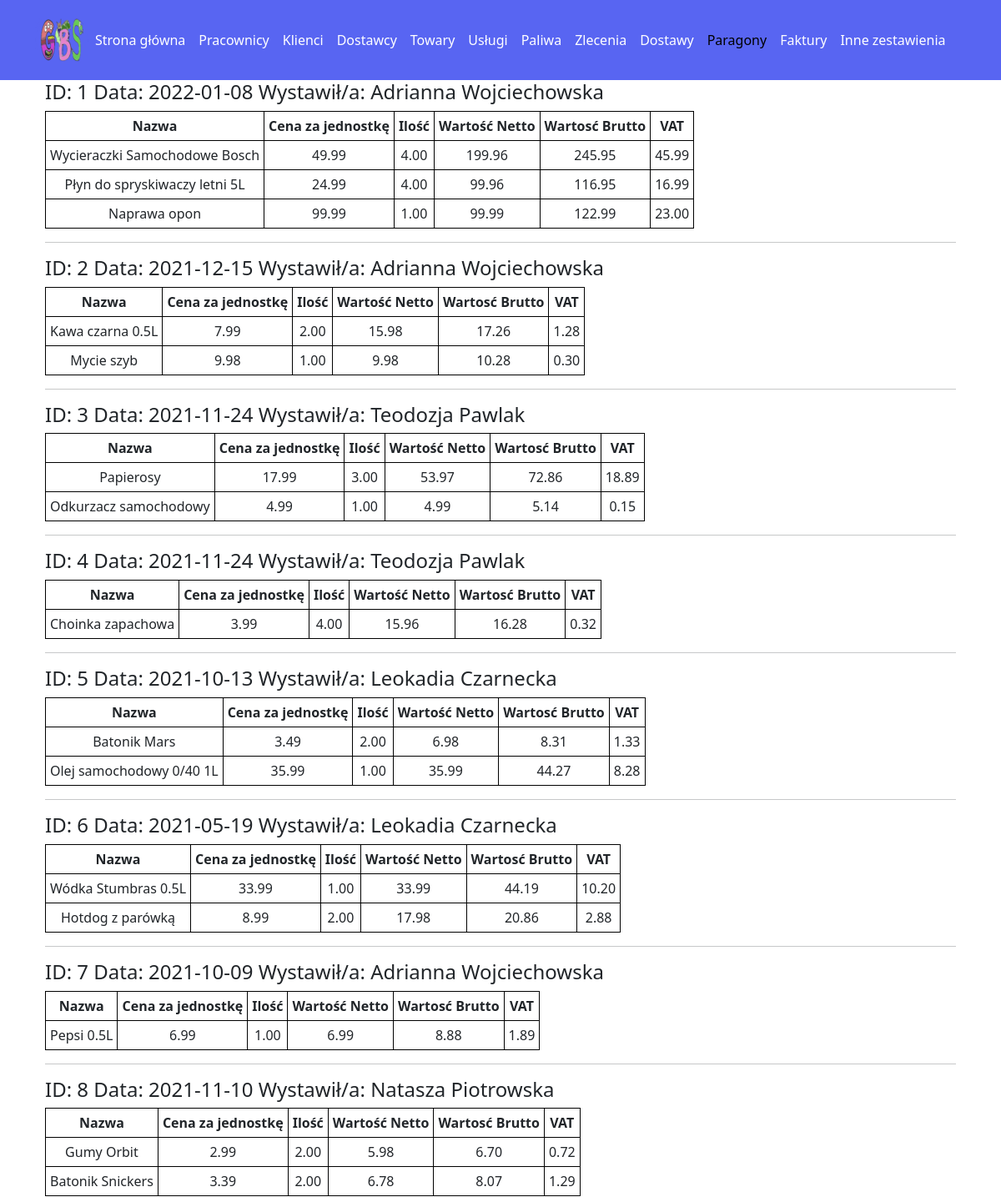
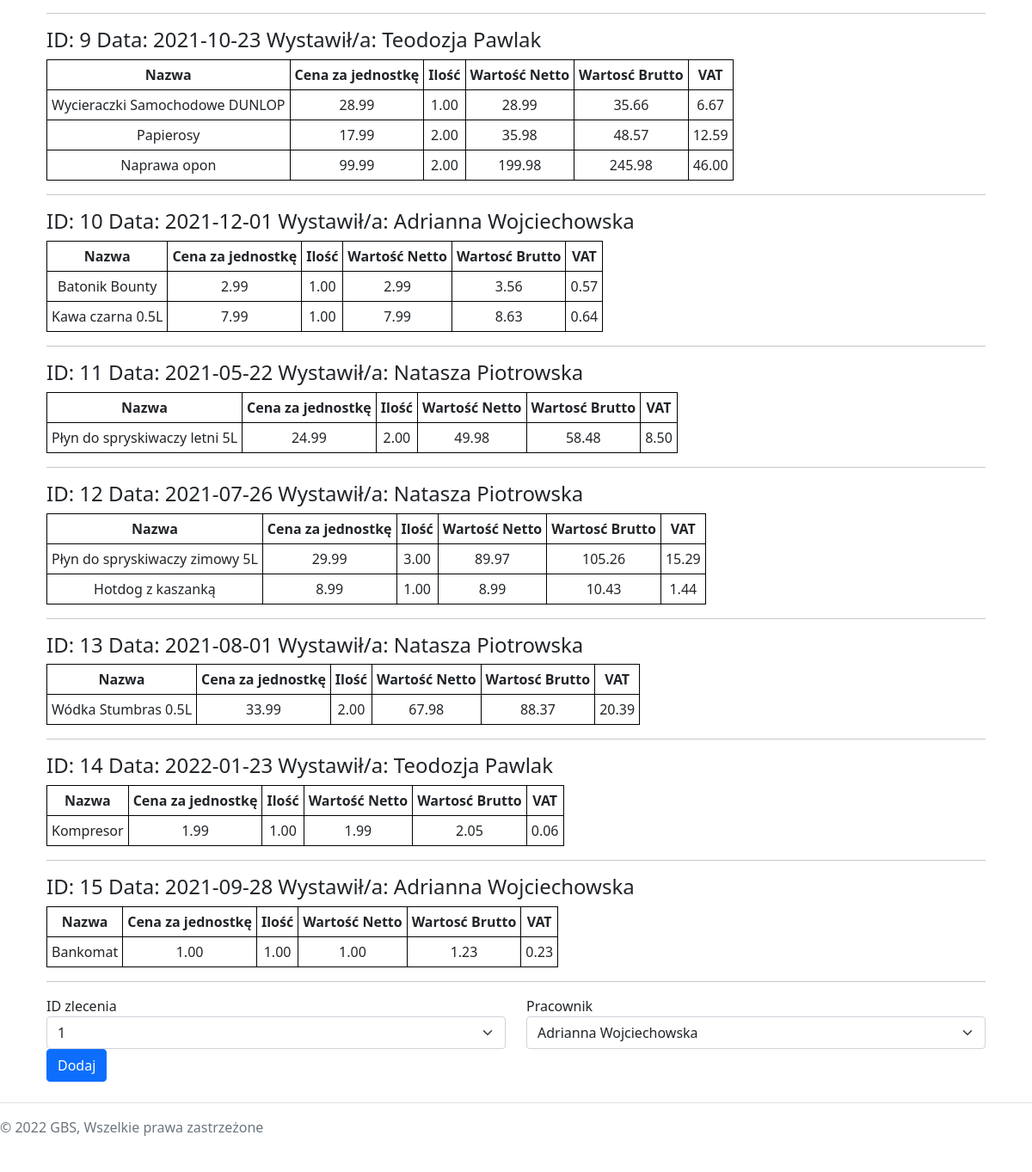
/source/dev/paragony.php, run on the app's committed database (2 pictures, top to bottom).
### tables this page shows
CREATE TABLE Paragony (
  nr_paragonu int(4) UNSIGNED NOT NULL AUTO_INCREMENT PRIMARY KEY,
  data_wystawienia date DEFAULT NULL,
  ID_zlecenia int(4) UNSIGNED DEFAULT NULL,
  ID_pracownika int(3) UNSIGNED DEFAULT NULL
);

CREATE TABLE Pracownicy (
  ID_pracownika int(3) UNSIGNED NOT NULL AUTO_INCREMENT PRIMARY KEY,
  nazwisko varchar(40) NOT NULL,
  imie varchar(30) NOT NULL,
  stanowisko varchar(30) NOT NULL,
  telefon varchar(12) NOT NULL,
  wyplata double(7,2) NOT NULL,
  nr_rachunku varchar(26) NOT NULL,
  ID_adresu int(3) UNSIGNED NOT NULL
);

### source/dev/paragony.php (the view, shortened to what this page needs)
<!DOCTYPE HTML>
<html lang="pl">
<head>
  <link href="https://cdn.jsdelivr.net/npm/bootstrap@5.1.3/dist/css/bootstrap.min.css" rel="stylesheet"
>
  <link rel="stylesheet" href="../css/main.css" />
</head>
<body>
<header class="menuBarDev p-3" style="background-color: rgb(88,101,242);">
    <div class="container">
      <div class="d-flex flex-wrap align-items-center justify-content-center justify-content-lg-start">
      <a href="../" style="height: 64px;"><img src="../img/gbs.png" class="img-fluid" style="height: 64px;"/></a>
        <ul class="nav col-12 col-lg-auto me-lg-auto mb-2 justify-content-center mb-md-0">
          <li><a href="./index.php" class="nav-link px-2 text-white">Strona główna</a></li>
          <li><a href="./pracownicy.php" class="nav-link px-2 text-white">Pracownicy</a></li>
          <li><a href="./klienci.php" class="nav-link px-2 text-white">Klienci</a></li>
          <li><a href="./dostawcy.php" class="nav-link px-2 text-white">Dostawcy</a></li>
          <li><a href="./towary.php" class="nav-link px-2 text-white">Towary</a></li>
          <li><a href="./uslugi.php" class="nav-link px-2 text-white">Usługi</a></li>
          <li><a href="./paliwa.php" class="nav-link px-2 text-white">Paliwa</a></li>
          <li><a href="./zlecenia.php" class="nav-link px-2 text-white">Zlecenia</a></li>
          <li><a href="./dostawy.php" class="nav-link px-2 text-white">Dostawy</a></li>
          <li><a href="./paragony.php" class="nav-link px-2 text-black">Paragony</a></li>
          <li><a href="./faktury.php" class="nav-link px-2 text-white">Faktury</a></li>
          <li><a href="./inne.php" class="nav-link px-2 text-white">Inne zestawienia</a></li>
        </ul>
      </div>
    </div>
  </header>
  <main class="container">
    <div class="container">
    <?php
      require_once("dbinfo.php");
      $conn = mysqli_connect($db_host, $db_user, $db_pass, $db_name);
      $query = "SELECT * FROM Paragony NATURAL JOIN Pracownicy";
      $result = mysqli_query($conn, $query);
      $table = mysqli_fetch_all($result, MYSQLI_ASSOC);
      foreach($table as $row)
      {
        echo '<h4>';
        echo 'ID: '.$row['nr_paragonu'];
        echo ' Data: '.$row['data_wystawienia'];
        echo ' Wystawił/a: '.$row['imie'].' '.$row['nazwisko'];
        echo '</h4>';
        echo '<table class="result_table">';
        $query2 = "SELECT Paliwa.nazwa AS Nazwa, Paliwa.cena_litr AS Cena, ZleceniaPaliwa.ilosc AS Ilosc, ROUND(ZleceniaPaliwa.ilosc * Paliwa.cena_litr,2) AS WartoscNetto,  ROUND(ZleceniaPaliwa.ilosc * Paliwa.cena_litr * (1+(Paliwa.vat)/100),2) AS WartoscBrutto,  ROUND(ZleceniaPaliwa.ilosc * Paliwa.cena_litr * ((Paliwa.vat)/100),2) AS Vat FROM ZleceniaPaliwa NATURAL JOIN Paliwa WHERE ID_zlecenia = ".$row['ID_zlecenia']."
        UNION
        SELECT Towary.nazwa AS Nazwa, Towary.cena AS Cena, ZleceniaTowary.ilosc AS Ilosc, ROUND(ZleceniaTowary.ilosc * Towary.cena,2) AS WartoscNetto,  ROUND(ZleceniaTowary.ilosc * Towary.cena * (1+(Towary.vat)/100),2) AS WartoscBrutto,  ROUND(ZleceniaTowary.ilosc * Towary.cena * ((Towary.vat)/100),2) AS Vat FROM ZleceniaTowary NATURAL JOIN Towary WHERE ID_zlecenia = ".$row['ID_zlecenia']."
        UNION
        SELECT Uslugi.nazwa AS Nazwa, Uslugi.cena AS Cena, ZleceniaUslugi.ilosc AS Ilosc, ROUND(ZleceniaUslugi.ilosc * Uslugi.cena,2) AS WartoscNetto,  ROUND(ZleceniaUslugi.ilosc * Uslugi.cena * (1+(Uslugi.vat)/100),2) AS WartoscBrutto,  ROUND(ZleceniaUslugi.ilosc * Uslugi.cena * ((Uslugi.vat)/100),2) AS Vat FROM ZleceniaUslugi NATURAL JOIN Uslugi WHERE ID_zlecenia = ".$row['ID_zlecenia'].";";
        $result2 = mysqli_query($conn, $query2);
        $table2 = mysqli_fetch_all($result2, MYSQLI_ASSOC);
        echo '<tr><th>Nazwa</th><th>Cena za jednostkę</th><th>Ilość</th><th>Wartość Netto</th><th>Wartosć Brutto</th><th>VAT</th></tr>';
        foreach($table2 as $row2)
        {
          echo '<tr>';
          foreach($row2 as $cell2)
          {
            echo '<td>';
            echo $cell2;
            echo '</td>';
          }
          echo '</tr>';
        }
        echo '</table>';
        echo '<hr/>';
      }
    ?>
    </div>
    <div class="container">
      <form method="POST" action="insert_receipt.php">
        <div class="row">
          <div class="col-sm">
            <label for="workerSelect">ID zlecenia</label>
            <select class="form-select" aria-label="ID zlecenia" name="orderSelect" id="orderSelect">
            <?php
              $query = "SELECT ID_zlecenia FROM Zlecenia ORDER BY ID_zlecenia ASC;";
              $result = mysqli_query($conn, $query);
              $table = mysqli_fetch_all($result, MYSQLI_ASSOC);
              $count = 0;
                  foreach($table as $row)
                  {
                    echo '<option value="'.$row['ID_zlecenia'].'"';
                    if($count == 0)
                    {
                      echo ' selected';
                      $count++;
                    }
                    echo '>';
                    echo $row['ID_zlecenia'];
                    echo '</option>';
                  }
            ?>
            </select>
          </div>
          <div class="col-sm">
          <label for="workerSelect">Pracownik</label>
                  <select class="form-select" aria-label="Ekspedient" name="workerSelect" id="workerSelect">
                  <?php
                  $query = mysqli_query($conn, 'SELECT ID_pracownika AS ID, CONCAT(imie," ",nazwisko) AS Pracownik FROM Pracownicy WHERE stanowisko = "Ekspedient";');
                  $workers = mysqli_fetch_all($query, MYSQLI_ASSOC);
                  $count = 0;
                  foreach($workers as $row)
                  {
                    echo '<option value="'.$row['ID'].'"';
                    if($count == 0)
                    {
                      echo ' selected';
                      $count++;
                    }
                    echo '>';
                    echo $row['Pracownik'];
                    echo '</option>';
                  }
                  ?>
                </select>
          </div>
        </div>
        <button type="submit" class="btn btn-primary">Dodaj</button>
      </form>
    </div>
  </main>
  <footer class="d-flex flex-wrap justify-content-between align-items-center py-3 my-4 border-top">
    <div class="col-md-4 d-flex align-items-center">
      <span class="text-muted">&copy; 2022 GBS, Wszelkie prawa zastrzeżone</span>
    </div>
  </footer>
</body>
</html>

### source/css/main.css (style rules this page uses)
.result_table { text-align: center; border: 1px solid black; border-collapse: collapse; }
.result_table th, td { border: 1px solid black; padding: 5px; }

### data on the page
paragony: nr_paragonu "1", data_wystawienia "2022-01-08", ID_pracownika.imie "Adrianna", ID_pracownika.nazwisko "Wojciechowska", cell2 "Wycieraczki Samochodowe Bosch", cell2 "49.99", cell2 "4.00", cell2 "199.96", cell2 "245.95", cell2 "45.99", cell2 "Płyn do spryskiwaczy letni 5L", cell2 "24.99", cell2 "99.96", cell2 "116.95", cell2 "16.99", cell2 "Naprawa opon", cell2 "99.99", cell2 "1.00", cell2 "122.99", cell2 "23.00"
paragony: nr_paragonu "2", data_wystawienia "2021-12-15", ID_pracownika.imie "Adrianna", ID_pracownika.nazwisko "Wojciechowska", cell2 "Kawa czarna 0.5L", cell2 "7.99", cell2 "2.00", cell2 "15.98", cell2 "17.26", cell2 "1.28", cell2 "Mycie szyb", cell2 "9.98", cell2 "1.00", cell2 "10.28", cell2 "0.30"
paragony: nr_paragonu "3", data_wystawienia "2021-11-24", ID_pracownika.imie "Teodozja", ID_pracownika.nazwisko "Pawlak", cell2 "Papierosy", cell2 "17.99", cell2 "3.00", cell2 "53.97", cell2 "72.86", cell2 "18.89", cell2 "Odkurzacz samochodowy", cell2 "4.99", cell2 "1.00", cell2 "5.14", cell2 "0.15"
paragony: nr_paragonu "4", data_wystawienia "2021-11-24", ID_pracownika.imie "Teodozja", ID_pracownika.nazwisko "Pawlak", cell2 "Choinka zapachowa", cell2 "3.99", cell2 "4.00", cell2 "15.96", cell2 "16.28", cell2 "0.32"
paragony: nr_paragonu "5", data_wystawienia "2021-10-13", ID_pracownika.imie "Leokadia", ID_pracownika.nazwisko "Czarnecka", cell2 "Batonik Mars", cell2 "3.49", cell2 "2.00", cell2 "6.98", cell2 "8.31", cell2 "1.33", cell2 "Olej samochodowy 0/40 1L", cell2 "35.99", cell2 "1.00", cell2 "44.27", cell2 "8.28"
paragony: nr_paragonu "6", data_wystawienia "2021-05-19", ID_pracownika.imie "Leokadia", ID_pracownika.nazwisko "Czarnecka", cell2 "Wódka Stumbras 0.5L", cell2 "33.99", cell2 "1.00", cell2 "44.19", cell2 "10.20", cell2 "Hotdog z parówką", cell2 "8.99", cell2 "2.00", cell2 "17.98", cell2 "20.86", cell2 "2.88"
paragony: nr_paragonu "7", data_wystawienia "2021-10-09", ID_pracownika.imie "Adrianna", ID_pracownika.nazwisko "Wojciechowska", cell2 "Pepsi 0.5L", cell2 "6.99", cell2 "1.00", cell2 "8.88", cell2 "1.89"
paragony: nr_paragonu "8", data_wystawienia "2021-11-10", ID_pracownika.imie "Natasza", ID_pracownika.nazwisko "Piotrowska", cell2 "Gumy Orbit", cell2 "2.99", cell2 "2.00", cell2 "5.98", cell2 "6.70", cell2 "0.72", cell2 "Batonik Snickers", cell2 "3.39", cell2 "6.78", cell2 "8.07", cell2 "1.29"
paragony: nr_paragonu "9", data_wystawienia "2021-10-23", ID_pracownika.imie "Teodozja", ID_pracownika.nazwisko "Pawlak", cell2 "Wycieraczki Samochodowe DUNLOP", cell2 "28.99", cell2 "1.00", cell2 "35.66", cell2 "6.67", cell2 "Papierosy", cell2 "17.99", cell2 "2.00", cell2 "35.98", cell2 "48.57", cell2 "12.59", cell2 "Naprawa opon", cell2 "99.99", cell2 "199.98", cell2 "245.98", cell2 "46.00"
paragony: nr_paragonu "10", data_wystawienia "2021-12-01", ID_pracownika.imie "Adrianna", ID_pracownika.nazwisko "Wojciechowska", cell2 "Batonik Bounty", cell2 "2.99", cell2 "1.00", cell2 "3.56", cell2 "0.57", cell2 "Kawa czarna 0.5L", cell2 "7.99", cell2 "8.63", cell2 "0.64"
paragony: nr_paragonu "11", data_wystawienia "2021-05-22", ID_pracownika.imie "Natasza", ID_pracownika.nazwisko "Piotrowska", cell2 "Płyn do spryskiwaczy letni 5L", cell2 "24.99", cell2 "2.00", cell2 "49.98", cell2 "58.48", cell2 "8.50"
paragony: nr_paragonu "12", data_wystawienia "2021-07-26", ID_pracownika.imie "Natasza", ID_pracownika.nazwisko "Piotrowska", cell2 "Płyn do spryskiwaczy zimowy 5L", cell2 "29.99", cell2 "3.00", cell2 "89.97", cell2 "105.26", cell2 "15.29", cell2 "Hotdog z kaszanką", cell2 "8.99", cell2 "1.00", cell2 "10.43", cell2 "1.44"
paragony: nr_paragonu "13", data_wystawienia "2021-08-01", ID_pracownika.imie "Natasza", ID_pracownika.nazwisko "Piotrowska", cell2 "Wódka Stumbras 0.5L", cell2 "33.99", cell2 "2.00", cell2 "67.98", cell2 "88.37", cell2 "20.39"
paragony: nr_paragonu "14", data_wystawienia "2022-01-23", ID_pracownika.imie "Teodozja", ID_pracownika.nazwisko "Pawlak", cell2 "Kompresor", cell2 "1.99", cell2 "1.00", cell2 "2.05", cell2 "0.06"
paragony: nr_paragonu "15", data_wystawienia "2021-09-28", ID_pracownika.imie "Adrianna", ID_pracownika.nazwisko "Wojciechowska", cell2 "Bankomat", cell2 "1.00", cell2 "1.23", cell2 "0.23"

### other printed values
form field orderSelect "1"
form field workerSelect "Adrianna Wojciechowska"
